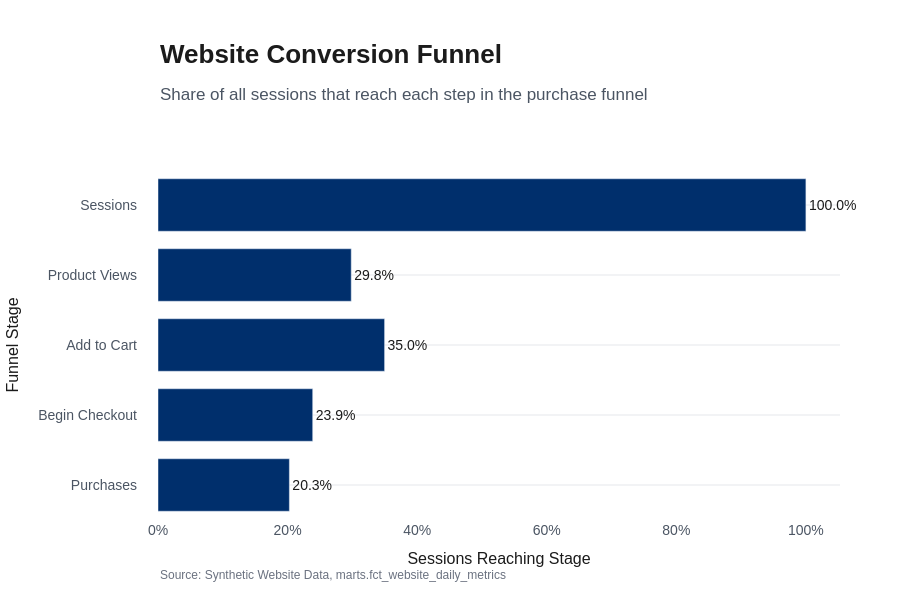

Write notebook code for a chart like this one.
### Code cell
total_sessions = daily_performance["session_count"].sum()

conversion_funnel = pd.DataFrame(
    {
        "stage": [
            "Sessions",
            "Product Views",
            "Add to Cart",
            "Begin Checkout",
            "Purchases",
        ],
        "conversion_rate": [
            100,
            daily_performance["product_view_session_count"].sum()
            / total_sessions
            * 100,
            daily_performance["add_to_cart_session_count"].sum() / total_sessions * 100,
            daily_performance["begin_checkout_session_count"].sum()
            / total_sessions
            * 100,
            daily_performance["purchase_session_count"].sum() / total_sessions * 100,
        ],
    }
)

figure = bar_chart(
    conversion_funnel,
    x="conversion_rate",
    y="stage",
    orientation="horizontal",
    theme=theme,
    title="Website Conversion Funnel",
    subtitle="Share of all sessions that reach each step in the purchase funnel",
    x_axis_title="Sessions Reaching Stage",
    y_axis_title="Funnel Stage",
    show_values=True,
    source="Synthetic Website Data, marts.fct_website_daily_metrics",
)

figure.update_yaxes(autorange="reversed")
figure.update_xaxes(ticksuffix="%")
figure.update_traces(texttemplate="%{text:.1f}%")
figure.show()

### Figure 1 — Plotly figure (JSON) as saved in the notebook; plotly's stock layout.template omitted (floating-point values rounded to 4 significant figures)
{"data": [{"cliponaxis": false, "marker": {"color": ["#002F6C", "#002F6C", "#002F6C", "#002F6C", "#002F6C"]}, "orientation": "h", "text": [100.0, 29.82, 34.97, 23.88, 20.27], "textposition": "outside", "texttemplate": "%{text:.1f}%", "type": "bar", "x": [100.0, 29.82, 34.97, 23.88, 20.27], "y": ["Sessions", "Product Views", "Add to Cart", "Begin Checkout", "Purchases"]}], "layout": {"annotations": [{"align": "left", "font": {"color": "#1B1B1B", "family": "IBM Plex Sans, Arial, sans-serif", "size": 26, "weight": 600}, "showarrow": false, "text": "Website Conversion Funnel", "x": 0, "xanchor": "left", "xref": "paper", "y": 1.38, "yanchor": "top", "yref": "paper"}, {"align": "left", "font": {"color": "#4B5563", "family": "IBM Plex Sans, Arial, sans-serif", "size": 17, "weight": 400}, "showarrow": false, "text": "Share of all sessions that reach each step in the purchase funnel", "x": 0, "xanchor": "left", "xref": "paper", "y": 1.25, "yanchor": "top", "yref": "paper"}, {"align": "left", "font": {"color": "#6B7280", "family": "IBM Plex Sans, Arial, sans-serif", "size": 12, "weight": 400}, "showarrow": false, "text": "Source: Synthetic Website Data, marts.fct_website_daily_metrics", "x": 0, "xanchor": "left", "xref": "paper", "y": -0.13, "yanchor": "top", "yref": "paper"}], "autosize": true, "bargap": 0.25, "font": {"color": "#1B1B1B", "family": "IBM Plex Sans, Arial, sans-serif", "size": 14, "weight": 400}, "height": 600, "hovermode": "x unified", "legend": {"font": {"color": "#1B1B1B", "family": "IBM Plex Sans, Arial, sans-serif", "size": 14, "weight": 400}, "maxheight": 0.12, "orientation": "h", "x": 0, "xanchor": "left", "y": 1.01, "yanchor": "bottom"}, "margin": {"b": 80, "l": 110, "r": 60, "t": 170}, "paper_bgcolor": "#FFFFFF", "plot_bgcolor": "#FFFFFF", "showlegend": false, "xaxis": {"automargin": true, "showgrid": false, "showline": false, "tickfont": {"color": "#4B5563", "family": "IBM Plex Sans, Arial, sans-serif", "size": 14, "weight": 400}, "ticks": "", "ticksuffix": "%", "title": {"font": {"color": "#1B1B1B", "family": "IBM Plex Sans, Arial, sans-serif", "size": 16, "weight": 500}, "text": "Sessions Reaching Stage"}, "zeroline": false}, "yaxis": {"automargin": true, "autorange": "reversed", "gridcolor": "#E5E7EB", "gridwidth": 1, "showgrid": true, "showline": false, "tickfont": {"color": "#4B5563", "family": "IBM Plex Sans, Arial, sans-serif", "size": 14, "weight": 400}, "ticklabelstandoff": 20, "ticks": "", "title": {"font": {"color": "#1B1B1B", "family": "IBM Plex Sans, Arial, sans-serif", "size": 16, "weight": 500}, "text": "Funnel Stage"}, "zeroline": false, "zerolinecolor": "#D1D5DB"}}}
